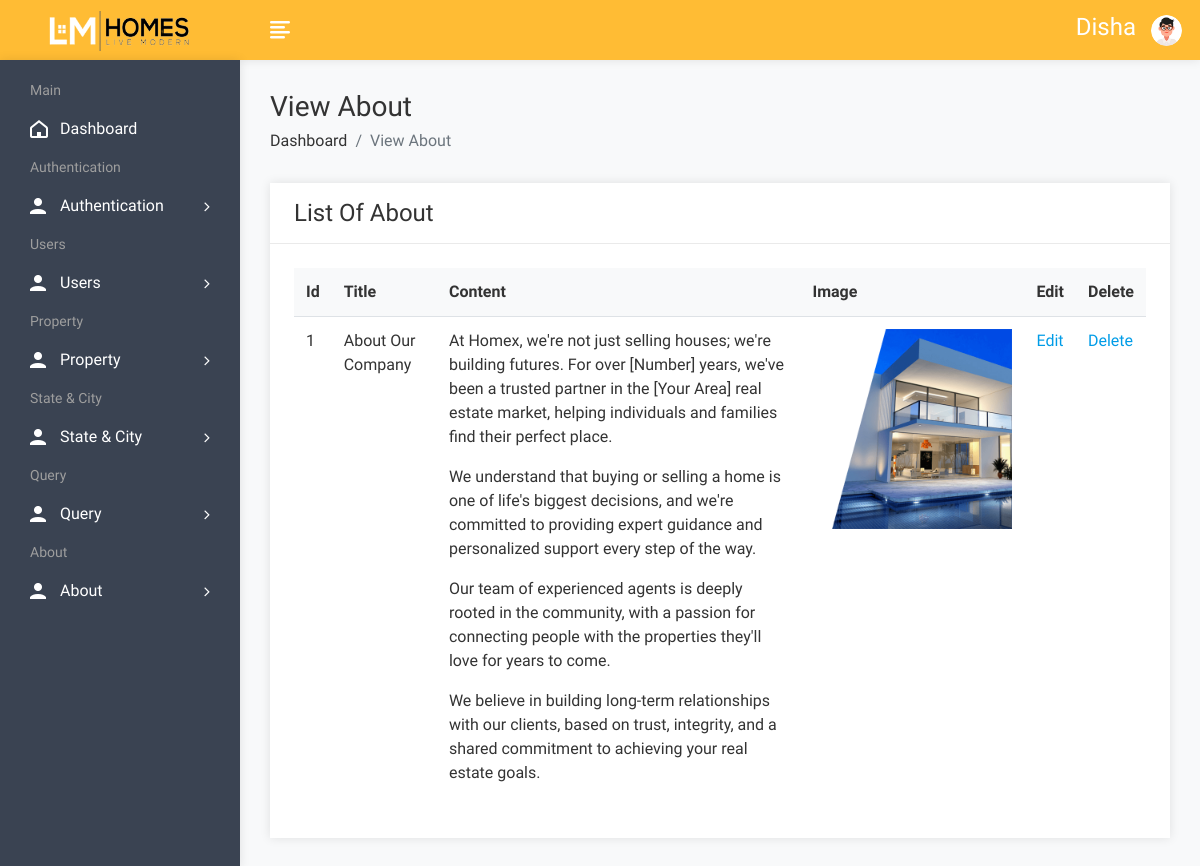
/frontend/admin/aboutview.php (signed in), run on the app's committed database.
### tables this page shows
CREATE TABLE `about` (
  `id` int(10) NOT NULL,
  `title` varchar(100) NOT NULL,
  `content` longtext NOT NULL,
  `image` varchar(300) NOT NULL
);

### frontend/admin/aboutview.php (the view, shortened to what this page needs)
<!DOCTYPE html>
<html lang="en">
<head>
        <link rel="stylesheet" href="assets/css/bootstrap.min.css">
        <link rel="stylesheet" href="assets/css/font-awesome.min.css">
        <link rel="stylesheet" href="assets/css/feathericon.min.css">
        <link rel="stylesheet" href="assets/css/style.css">
    </head>
    <body>
				<?php include("header.php"); ?>
            <div class="page-wrapper">
                <div class="content container-fluid">
					<div class="page-header">
						<div class="row">
							<div class="col">
								<h3 class="page-title">View About</h3>
								<ul class="breadcrumb">
									<li class="breadcrumb-item"><a href="dashboard.php">Dashboard</a></li>
									<li class="breadcrumb-item active">View About</li>
								</ul>
							</div>
						</div>
					</div>
					<div class="row">
						<div class="col-sm-12">
							<div class="card">
								<div class="card-header">
									<h4 class="card-title">List Of About</h4>
								</div>
								<div class="card-body">
									<div class="table-responsive">
										<table class="table table-stripped">
											<thead>
												<tr>
													<th>Id</th>
													<th>Title</th>
													<th>Content</th>
													<th>Image</th>
													<th>Edit</th>
													<th>Delete</th>
												</tr>
											</thead>
											<?php
													$query=mysqli_query($con,"select * from about");
													$cnt=1;
													while($row=mysqli_fetch_row($query))
														{
											?>
											<tbody>
												<tr>
													<td><?php echo $cnt; ?></td>
													<td><?php echo $row['1']; ?></td>
													<td><?php echo $row['2']; ?></td>
													<td><img src="upload/<?php echo $row['3']; ?>" height="200px" width="200px"></td>
													<td><a href="aboutedit.php?id=<?php echo $row['0']; ?>">Edit</a></td>
													<td><a href="aboutdelete.php?id=<?php echo $row['0']; ?>">Delete</a></td>
												</tr>
											</tbody>
												<?php
												$cnt=$cnt+1;
												}
												?>
										</table>
									</div>
								</div>
							</div>
						</div>
					</div>
				</div>
			</div>
    </body>
</html>

### data on the page
about: title "About Our Company", content "At Homex, we're not just selling houses; we're building futures. For over [Number] years, we've been a trusted partner in the [Your Area] real estate market, helping individuals and families find their perfect place. We understand that buying or selling a home is one of life's biggest decisions, and we're committed to providing expert guidance and personalized support every step of the way. Our team of experienced agents is deeply rooted in the community, with a passion for connecting people with the properties they'll love for years to come. We believe in building long-term relationships with our clients, based on trust, integrity, and a shared commitment to achieving your real estate…", image (picture)

### other printed values
$_SESSION['auser'] "Disha"
